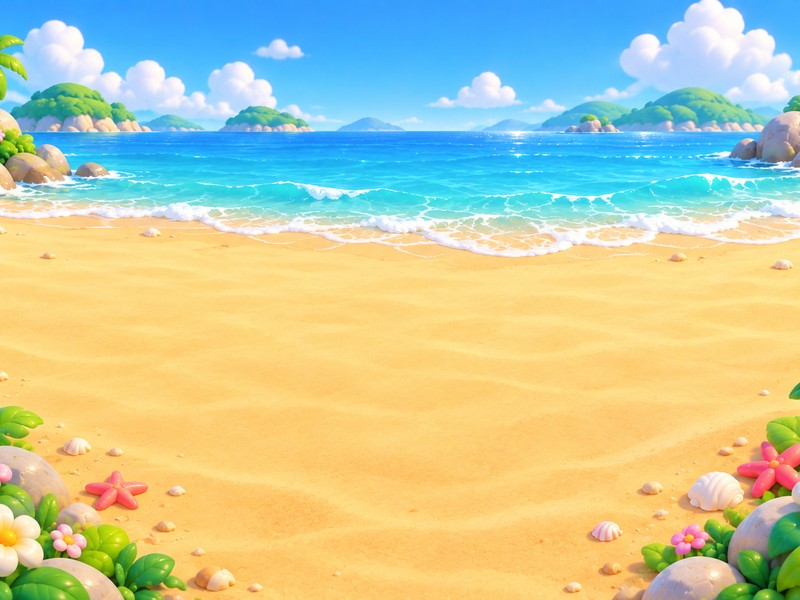
#> input picture img/scenes/beach.jpg, 800 x 600 px
$ python -i process.py   (imports and definitions only)
#> lines starting #> are read from the running program, lines starting #| are printed output that depends on the picture
"""OpenAI로 만든 그림(out/raw)을 게임 크기에 맞춰 img/ 에 넣는다.

사용법: python3 tools/ai_art/process.py [이름,이름 ...]   (이름을 안 주면 out/raw 에 있는 것 전부)
필요: pip install pillow

- 배경(scene): 가운데를 4:3으로 잘라 800×600 으로 → img/scenes/<이름>.png
- 물건·하늘(sprite/sky): 투명한 가장자리를 잘라내고 높이 400px 으로 → img/sprites/<이름>.png
  바탕이 투명하지 않으면(흰 바탕 등) 네 모서리에서 이어진 바탕색을 지운다.
- 바꾸기 전 원래 그림은 out/backup/ 에 한 번만 보관한다. 되돌리려면 그 파일을 img/ 에 다시 복사.
- 끝나면 sw.js 의 CACHE 버전을 하나 올리고, 확인용 그림 out/preview.png 를 만든다.
"""
import json
import os
import re
import shutil
import sys
from collections import deque

from PIL import Image, ImageDraw

DIR = os.path.dirname(os.path.abspath(__file__))
ROOT = os.path.dirname(os.path.dirname(DIR))
RAW = os.path.join(DIR, 'out', 'raw')
BACKUP = os.path.join(DIR, 'out', 'backup')
SPRITE_H = 400

# [1 line not run here, left out]
# [1 line that did not run here, left out]
# [1 line that did not run here, left out]


def remove_flat_background(im):
    """바탕이 투명하지 않은 그림: 모서리에서 이어진 비슷한 색을 투명하게."""
    im = im.convert('RGBA')
    w, h = im.size
#> w = 800; h = 600
    px = im.load()
    corners = [px[0, 0], px[w - 1, 0], px[0, h - 1], px[w - 1, h - 1]]
#> corners = [(48, 158, 253, 255), (66, 173, 253, 255), (56, 152, 54, 255), (65, 138, 49, 255)]
    bg = tuple(sorted(c[k] for c in corners)[2] for k in range(3))
#> bg = (65, 158, 253)
    close = lambda c: sum(abs(c[k] - bg[k]) for k in range(3)) < 48
    seen = bytearray(w * h)
    q = deque((x, y) for x, y in [(0, 0), (w - 1, 0), (0, h - 1), (w - 1, h - 1)])
    while q:
        x, y = q.popleft()
        if x < 0 or y < 0 or x >= w or y >= h or seen[y * w + x]:
            continue
        seen[y * w + x] = 1
        c = px[x, y]
        if c[3] == 0 or close(c):
            px[x, y] = (c[0], c[1], c[2], 0)
            q.extend(((x + 1, y), (x - 1, y), (x, y + 1), (x, y - 1)))
#> this loop made 159928 passes
    return im


def sprite(src, dst):
    im = Image.open(src).convert('RGBA')
    if im.getchannel('A').getextrema()[0] == 255:  # 투명한 곳이 하나도 없음
        im = remove_flat_background(im)
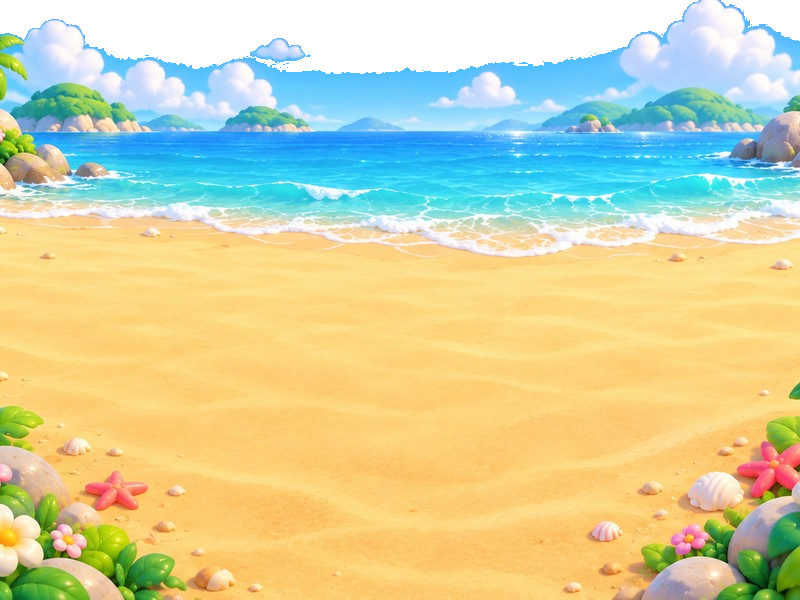
#> im: PIL image 800x600 RGBA; mean R, G, B, A 193.8, 202.3, 165.4, 233.8; transparent parts drawn white
    box = im.getchannel('A').point(lambda a: 255 if a > 8 else 0).getbbox()
#> box = (0, 0, 800, 600)
    if not box:
        raise ValueError('그림이 비어 있어요')
    im = im.crop(box)
    s = SPRITE_H / im.height
#> s = 0.667
    im = im.resize((max(1, round(im.width * s)), SPRITE_H), Image.LANCZOS)
#> im: PIL image 533x400 RGBA
    im.save(dst, optimize=True)


def scene(src, dst):
    im = Image.open(src).convert('RGB')
    w, h = im.size
    tw = min(w, round(h * 4 / 3))
    th = round(tw * 3 / 4)
    im = im.crop(((w - tw) // 2, (h - th) // 2, (w - tw) // 2 + tw, (h - th) // 2 + th)).resize((800, 600), Image.LANCZOS)
    im.save(dst, optimize=True)


# [1 line not run here, left out]
done = []
# [33 lines not run here, left out]

>>> result = sprite('../../img/scenes/beach.jpg', 'out.png')

$ run again, on img/scenes/flowerhill.jpg
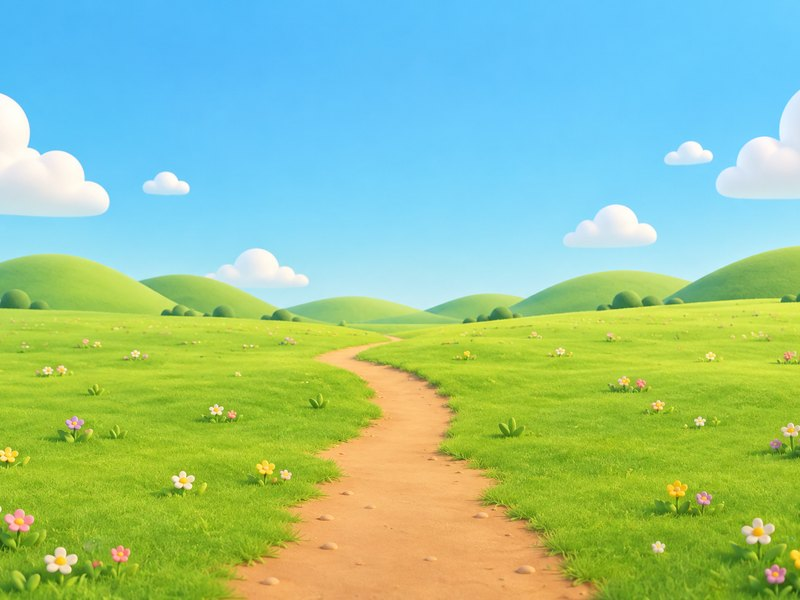
#> input picture img/scenes/flowerhill.jpg, 800 x 600 px
#> corners = [(76, 184, 246, 255), (110, 207, 252, 255), (135, 177, 31, 255), (96, 141, 40, 255)]
#> bg = (110, 184, 246)
#> the loop in remove_flat_background, `while q:` made 572504 passes
#> in sprite, `im = remove_flat_background(im)`:
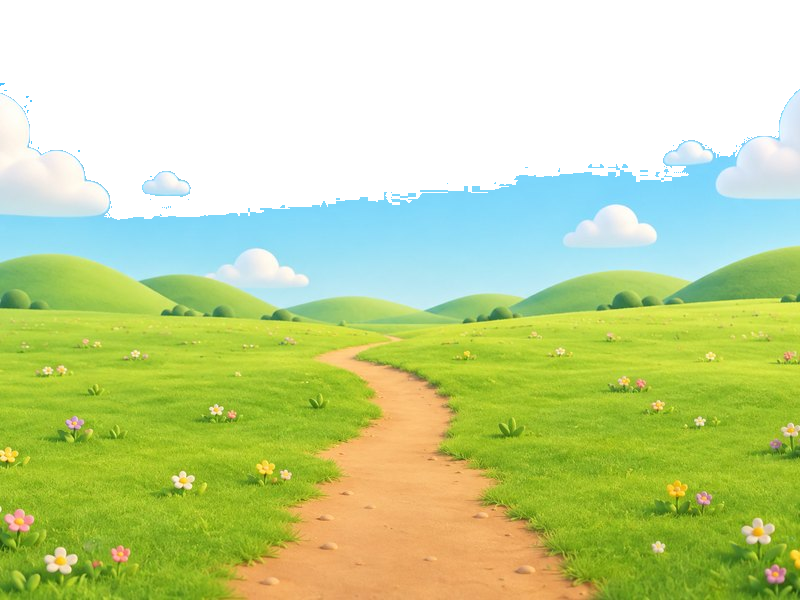
#> im: PIL image 800x600 RGBA; mean R, G, B, A 149.2, 197.3, 149.2, 179; transparent parts drawn white
#> box = (0, 83, 800, 600)
#> in sprite, `im = im.crop(box)`:
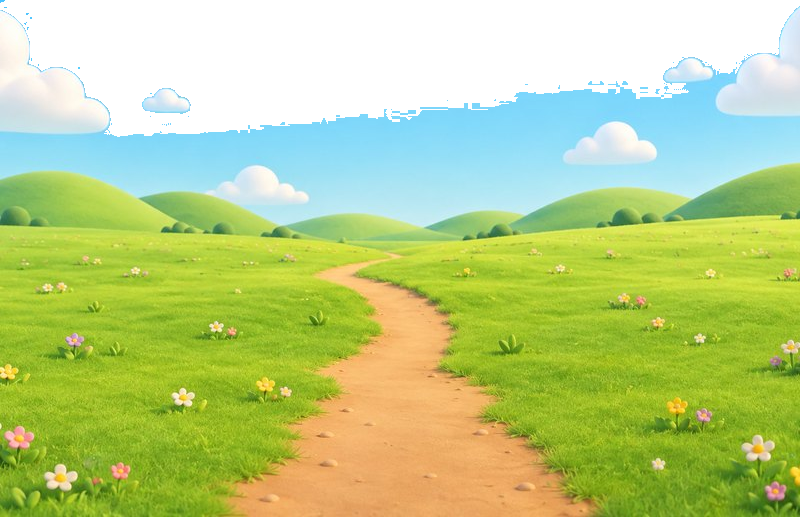
#> im: PIL image 800x517 RGBA; mean R, G, B, A 158.3, 197.7, 132.8, 207.7; transparent parts drawn white
